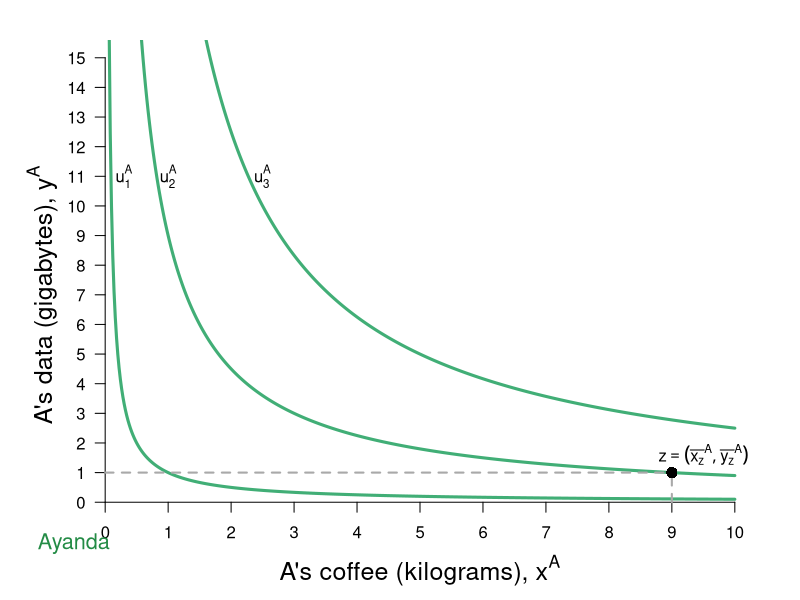

Recreate this plot in R.
require(shape)
pdf(file = "property/property_fig1a.pdf", width = 9, height = 7)

#Set parameters for graphics
axislabelsize <- 1.5
graphlinewidth <- 3
namesize <- 1.3

COLA <- c("#99d8c9","#66c2a4","#41ae76", "#238b45", "#005824")
COLB <- c("#4eb3d3", "#2b8cbe", "#0868ac","#084081")

uA <- function(x, y, alpha = 0.5, lambda = 0) {
  (x^(alpha)*y^(1 - alpha))^(1-lambda)*((10 - x)^(alpha)*(15 - y)^(1 - alpha))^lambda
}

indiffcurveA1 <- function(x, U = 3, A = 1, a = 0.5) {
  ((((U-2)/A)*(1/x)^a)^(1/(1-a)))
}

indiffcurveA2 <- function(x, U = 3, A = 1, a = 0.5) {
  (((U/A)*(1/x)^a)^(1/(1-a)))
}

indiffcurveA3 <- function(x, U = 3, A = 1, a = 0.5) {
  ((((U+2)/A)*(1/x)^a)^(1/(1-a)))
}

#Aisha happens to have found 8 coffee and 2 data, 
#and Betty happens to have found 2 coffee and 13 data. 
#Aisha's utility (8^0.5)*(2^0.5) = 4
#Betty's utility (2^0.5)*(13^0.5) = 5.09

#COL <- c("#1B9E77", "#D95F02", "#7570B3", "#E7298A", "#66A61E", "#E6AB02", "#A6761D", "#666666")
#COL <- c("#7fc97f", "#beaed4", "#fdc086", "#ffff99")
#COL <- c("#99d8c9","#66c2a4","#41ae76", "#238b45", "#005824")
par(mar =  c(4, 4, 2, 2))
xlims <- c(0, 10)
ylims <- c(0, 15)



plot(0, 0, xlim = xlims, ylim = ylims, type = "n",
     xlab = "",
     ylab = "",
     xaxt = "n", 
     yaxt = "n", 
     cex.lab = axislabelsize, 
     bty = "n")

mtext(expression(paste("A's coffee (kilograms), ", x^A)), side=1, line = 2.5, cex = axislabelsize)
text(-1, 7, expression(paste("A's data (gigabytes), ", y^A)), xpd = TRUE, cex = axislabelsize, srt = 90) 


npts <- 500 
npts2 <- 501
#Specify the sequences of points for graphing. 
xx1 <- seq(xlims[1], xlims[2], length.out = npts)
#xx2 <- seq(xlims[1], xlims[2], length.out = npts)
#xx3 <- seq(xlims[1], xlims[2], length.out = npts2)
#xx4 <- seq(xlims[1], 10, length.out = npts2)

#Draw the lines for the graphs
lines(xx1, indiffcurveA1(xx1), col = COLA[3], lwd = graphlinewidth)
lines(xx1, indiffcurveA2(xx1), col = COLA[3], lwd = graphlinewidth)
lines(xx1, indiffcurveA3(xx1), col = COLA[3], lwd = graphlinewidth)
#lines(xx2, solowCondition(xx2, delta = 5), col = COL[3], lwd = 4)
#lines(xx2, solowInfeas(xx2, delta = 5), col = COL[1], lwd = 4, lty = 2)

#Customize ticks and labels for the plot
ticksy <- seq(from = 0, to = 15, by = 1)
ylabels <- seq(from = 0, to = 15, by = 1)
ticksx <- seq(from = 0, to = 10, by = 1)
xlabels <- seq(from = 0, to = 10, by = 1)
axis(1, at = ticksx, pos = 0, labels = xlabels)
axis(2, at = ticksy, pos = 0, labels = ylabels, las = 1)

#Annotation of the three graphs and the NE
text(0.3, 11, expression(u[1]^A))
text(1, 11, expression(u[2]^A))
text(2.5, 11, expression(u[3]^A))
#text(16, 0.52, expression(paste("Nash Equilibrium")))

#Line to label B's endowment
segments(0, 1, 9, 1, lty = 2, col = "darkgray", lwd = 2)
segments(9, 0, 9, 1, lty = 2, col = "darkgray", lwd = 2)

#Add a point for Aisha's endowment
points(9, 1, pch = 16, col = "black", cex = 1.5)

#Annotating line of 100% quality
text(9.5, 1.6, expression(z == (list(bar(x[z])^A, bar(y[z])^A))))

text(-0.5, -1.4, expression("Ayanda"), xpd = TRUE, cex = namesize, col = COLA[4])
#text(10.4, 16.4, expression("Bongani"), xpd = TRUE, cex = namesize, col = COLB[4])

#Arrow to Slope of BRF
#Arrows(14.2, 0.12, 12.2, 0.12, col = "black", lty = 1, lwd = 2, arr.type = "triangle")
#text(16.8, 0.12, expression(paste("Slope = ", q[p])))

#Arrow to Slope of isoprofit
#Arrows(13, 0.80, 15, 0.80, col = "black", lty = 1, lwd = 2, arr.type = "triangle")
#text(10.2, 0.80, expression(paste("Slope = ", frac(q, p))))

dev.off()
